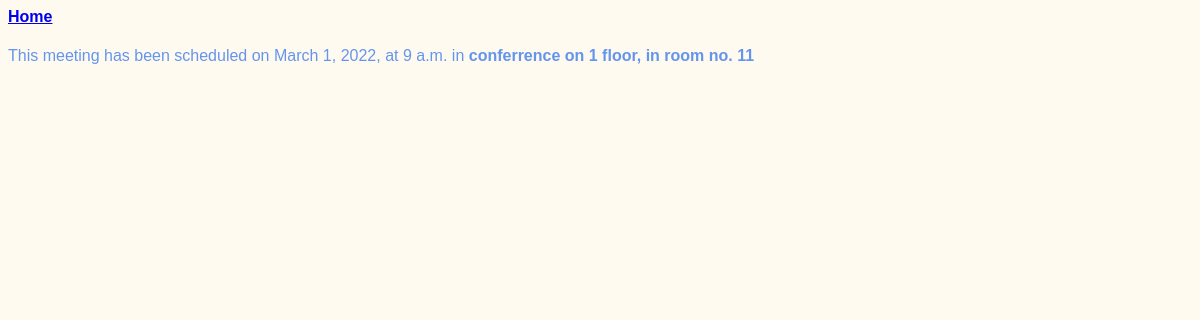
Page /meetings/2 on the committed database.
### meetings/models.py (models this page shows, shortened)
class Meetings(models.Model):
    title = models.CharField(max_length = 200)
    date = models.DateField()
    start_time = models.TimeField(default = time(9))
    duration = models.IntegerField(default=1)
    room = models.ForeignKey(Room, on_delete=models.CASCADE)

class Room(models.Model):
    name = models.CharField(max_length = 50)
    floor = models.IntegerField(default=0)
    room_number = models.IntegerField(default=0)
    def __str__(self):
        return f"{self.name} on {self.floor} floor, in room no. {self.room_number}"

### meetings/views.py (the view)
# urls.py: path('<int:id>', views.detail, name= 'detail'),
def detail(req, id):
    meeting = get_object_or_404(Meetings, pk = id)
    return render(req, 'meetings/detail.html', {'meeting': meeting})

### meetings/templates/meetings/detail.html (shortened to what this page needs)
{% extends "base.html" %}
{% block content %}
    <strong>
        <a href="{% url 'welcome' %}">
            Home
        </a>
    </strong>
    <p>
        This meeting has been scheduled on {{meeting.date}}, at {{meeting.start_time}} in
        <strong>
            {{meeting.room}}
        </strong>
    </p>
{% endblock %}

### website/static/website/style.css (style rules this page uses)
body { font-family: sans-serif; color: cornflowerblue; background-color: floralwhite; }
a { text-decoration: underline; font-weight: 700; }

### rows in the picture
Meetings: date "March 1, 2022", start_time "9 a.m.", room "conferrence on 1 floor, in room no. 11"
